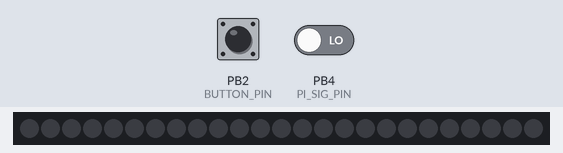
Simulated run of this sketch. Board: ATtiny85, built with avr-gcc and run on an emulated ATtiny85. Shown: 25 RGB LEDs in strip order, left to right. The test bench sets the inputs (shaded band); at power-on: PB2 (BUTTON_PIN) LOW, PB4 (PI_SIG_PIN) LOW.

Above: at 1.2 s.
1.3 s: PB2 (BUTTON_PIN) pulled HIGH for 3.2 s
At 3.0 s:
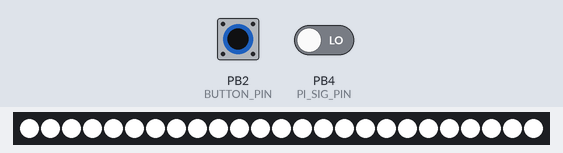
6.9 s: PB2 (BUTTON_PIN) pulled HIGH for 0.15 s
9.4 s: PB2 (BUTTON_PIN) pulled HIGH for 1 s
At 11.7 s:
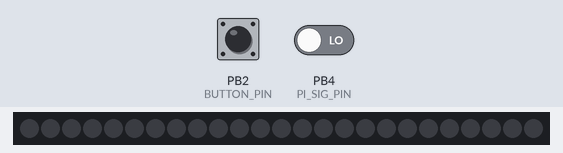
Timing chart, 0 to 13.2 s (numbered marks = the images above; inputs shaded):
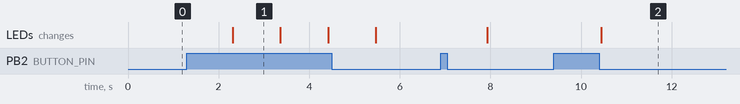

Measured:
- after the input at 1.3 s, the LEDs: change after 1.0 s (image 1)
- after the input at 9.4 s, the LEDs: change after 1.0 s (image 2)
- what the display in image 1 shows lasts 1.1 s, from 2.3 s to 3.4 s

The sketch:

pushbutton-neopixel-trinket.ino
```cpp
#include <Adafruit_NeoPixel.h>
#ifdef __AVR__
  #include <avr/power.h>
#endif

#define LED_PIN 0
#define PI_SIG_PIN 4
#define BUTTON_PIN 2

// Parameter 1 = number of pixels in strip
// Parameter 2 = Arduino pin number (most are valid)
// Parameter 3 = pixel type flags, add together as needed:
//   NEO_KHZ800  800 KHz bitstream (most NeoPixel products w/WS2812 LEDs)
//   NEO_KHZ400  400 KHz (classic 'v1' (not v2) FLORA pixels, WS2811 drivers)
//   NEO_GRB     Pixels are wired for GRB bitstream (most NeoPixel products)
//   NEO_RGB     Pixels are wired for RGB bitstream (v1 FLORA pixels, not v2)
//   NEO_RGBW    Pixels are wired for RGBW bitstream (NeoPixel RGBW products)
Adafruit_NeoPixel strip = Adafruit_NeoPixel(25, LED_PIN, NEO_GRB + NEO_KHZ800);

// IMPORTANT: To reduce NeoPixel burnout risk, add 1000 uF capacitor across
// pixel power leads, add 300 - 500 Ohm resistor on first pixel's data input
// and minimize distance between Arduino and first pixel.  Avoid connecting
// on a live circuit...if you must, connect GND first.
int buttonState=0 ;
int signalState=0;
int buttonToggle=0;

void setup() {
  // This is for Trinket 5V 16MHz, you can remove these three lines if you are not using a Trinket
  #if defined (__AVR_ATtiny85__)
    if (F_CPU == 16000000) clock_prescale_set(clock_div_1);
  #endif
  // End of trinket special code

  pinMode(PI_SIG_PIN, INPUT);
  pinMode(BUTTON_PIN, INPUT);
  strip.begin();
  strip.show(); // Initialize all pixels to 'off'
}

void loop() {
  signalState = digitalRead(PI_SIG_PIN);
  buttonState = digitalRead(BUTTON_PIN);
  //on button press, toggle the button state
  if (buttonState == HIGH) {
    if (buttonToggle == 0){
      buttonToggle = 1;
    } else {
      buttonToggle = 0;
    }
    delay(1000);
  }
  // if PI signal or button, turn lights on
  if (buttonToggle == 1 || signalState == HIGH) {
    // turn LED on:
    colorWipe(strip.Color(255, 255, 255, 255), 50); // White RGBW
  } else {
    // turn LED off:
    colorWipe(strip.Color(0, 0, 0, 255), 50); // off RGBW
  }

}

// Fill the dots one after the other with a color
void colorWipe(uint32_t c, uint8_t wait) {
  for(uint16_t i=0; i<strip.numPixels(); i++) {
    strip.setPixelColor(i, c);

  }
  strip.show();
    delay(wait);
}
```
